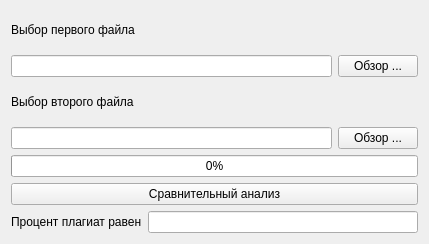
<?xml version="1.0" encoding="UTF-8"?>
<ui version="4.0">
 <class>Widget</class>
 <widget class="QWidget" name="Widget">
  <property name="geometry">
   <rect>
    <x>0</x>
    <y>0</y>
    <width>429</width>
    <height>244</height>
   </rect>
  </property>
  <property name="windowTitle">
   <string>Widget</string>
  </property>
  <layout class="QGridLayout" name="gridLayout">
   <item row="0" column="0">
    <layout class="QVBoxLayout" name="verticalLayout_3">
     <item>
      <layout class="QVBoxLayout" name="verticalLayout">
       <item>
        <widget class="QLabel" name="label">
         <property name="text">
          <string>Выбор первого файла</string>
         </property>
        </widget>
       </item>
       <item>
        <layout class="QHBoxLayout" name="horizontalLayout">
         <item>
          <widget class="QLineEdit" name="lineEdit"/>
         </item>
         <item>
          <widget class="QPushButton" name="pushButton">
           <property name="text">
            <string>Обзор ...</string>
           </property>
          </widget>
         </item>
        </layout>
       </item>
      </layout>
     </item>
     <item>
      <layout class="QVBoxLayout" name="verticalLayout_2">
       <item>
        <widget class="QLabel" name="label_2">
         <property name="text">
          <string>Выбор второго файла</string>
         </property>
        </widget>
       </item>
       <item>
        <layout class="QHBoxLayout" name="horizontalLayout_2">
         <item>
          <widget class="QLineEdit" name="lineEdit_2"/>
         </item>
         <item>
          <widget class="QPushButton" name="pushButton_2">
           <property name="text">
            <string>Обзор ...</string>
           </property>
          </widget>
         </item>
        </layout>
       </item>
      </layout>
     </item>
     <item>
      <widget class="QProgressBar" name="progressBar">
       <property name="value">
        <number>0</number>
       </property>
      </widget>
     </item>
     <item>
      <widget class="QPushButton" name="pushButton_3">
       <property name="text">
        <string>Сравнительный анализ</string>
       </property>
      </widget>
     </item>
     <item>
      <layout class="QHBoxLayout" name="horizontalLayout_3">
       <item>
        <widget class="QLabel" name="label_3">
         <property name="text">
          <string>Процент плагиат равен</string>
         </property>
        </widget>
       </item>
       <item>
        <widget class="QLineEdit" name="lineEdit_3"/>
       </item>
      </layout>
     </item>
    </layout>
   </item>
  </layout>
 </widget>
 <layoutdefault spacing="6" margin="11"/>
 <resources/>
 <connections/>
</ui>
